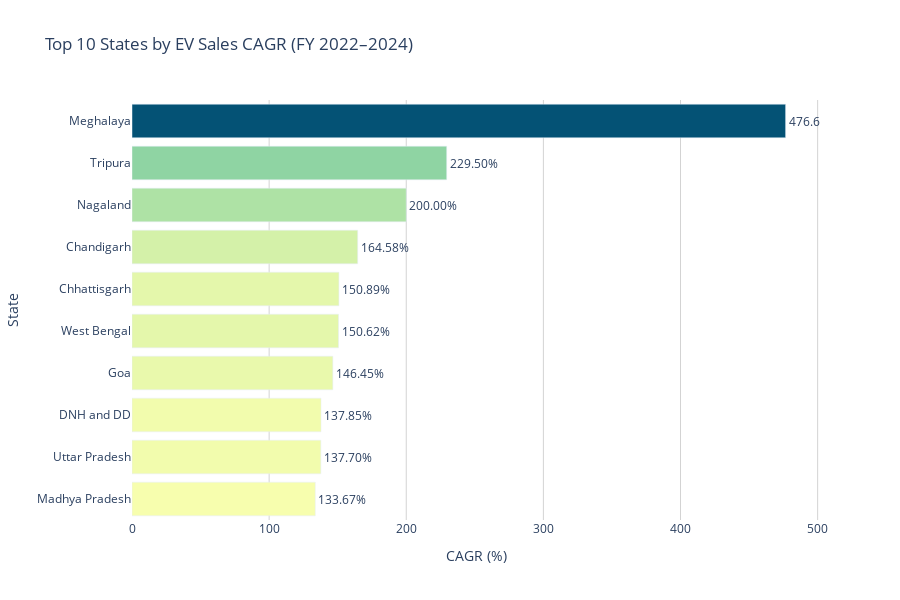

Notebook code cell kept with this figure:
### Code cell
# Create an interactive Plotly horizontal bar chart for top 10 states by EV CAGR
print("Creating visualization for top 10 states by EV CAGR...")

# Sort for visualization
ev_top10_sorted = top10_ev_cagr.sort_values('CAGR')

# Create interactive bar chart with Plotly
fig = px.bar(ev_top10_sorted, 
             x='CAGR', 
             y='state',
             orientation='h',
             title='Top 10 States by EV Sales CAGR (FY 2022–2024)',
             labels={'CAGR': 'CAGR (%)', 'state': 'State'},
             color='CAGR',
             color_continuous_scale='Bluyl',  # Different color scale for EV
             text='CAGR')

# Add colors based on CAGR values
fig.update_traces(texttemplate='%{text:.2f}%', textposition='outside')

fig.update_layout(
    xaxis=dict(title='CAGR (%)', gridcolor='lightgray', showgrid=True),
    yaxis=dict(title='State'),
    coloraxis_showscale=False,
    height=600,
    width=900,
    plot_bgcolor='white',
    margin=dict(l=100)
)

fig.show()

# Save the visualization
fig.write_html("../../data/visuals/top10_states_ev_cagr_fiscal_years.html")

### Figure 1 — Plotly figure (JSON) as saved in the notebook; plotly's stock layout.template omitted (floating-point values rounded to 4 significant figures)
{"data": [{"hovertemplate": "CAGR (%)=%{marker.color}<br>State=%{y}<extra></extra>", "legendgroup": "", "marker": {"color": [133.7, 137.7, 137.8, 146.4, 150.6, 150.9, 164.6, 200.0, 229.5, 476.6], "coloraxis": "coloraxis", "pattern": {"shape": ""}}, "name": "", "orientation": "h", "showlegend": false, "text": [133.7, 137.7, 137.8, 146.4, 150.6, 150.9, 164.6, 200.0, 229.5, 476.6], "textposition": "outside", "texttemplate": "%{text:.2f}%", "type": "bar", "x": [133.7, 137.7, 137.8, 146.4, 150.6, 150.9, 164.6, 200.0, 229.5, 476.6], "xaxis": "x", "y": ["Madhya Pradesh", "Uttar Pradesh", "DNH and DD", "Goa", "West Bengal", "Chhattisgarh", "Chandigarh", "Nagaland", "Tripura", "Meghalaya"], "yaxis": "y"}], "layout": {"barmode": "relative", "coloraxis": {"colorbar": {"title": {"text": "CAGR (%)"}}, "colorscale": [[0, "rgb(247, 254, 174)"], [0.1667, "rgb(183, 230, 165)"], [0.3333, "rgb(124, 203, 162)"], [0.5, "rgb(70, 174, 160)"], [0.6667, "rgb(8, 144, 153)"], [0.8333, "rgb(0, 113, 139)"], [1, "rgb(4, 82, 117)"]], "showscale": false}, "height": 600, "legend": {"tracegroupgap": 0}, "margin": {"l": 100}, "plot_bgcolor": "white", "title": {"text": "Top 10 States by EV Sales CAGR (FY 2022–2024)"}, "width": 900, "xaxis": {"anchor": "y", "domain": [0, 1], "gridcolor": "lightgray", "showgrid": true, "title": {"text": "CAGR (%)"}}, "yaxis": {"anchor": "x", "domain": [0, 1], "title": {"text": "State"}}}}
